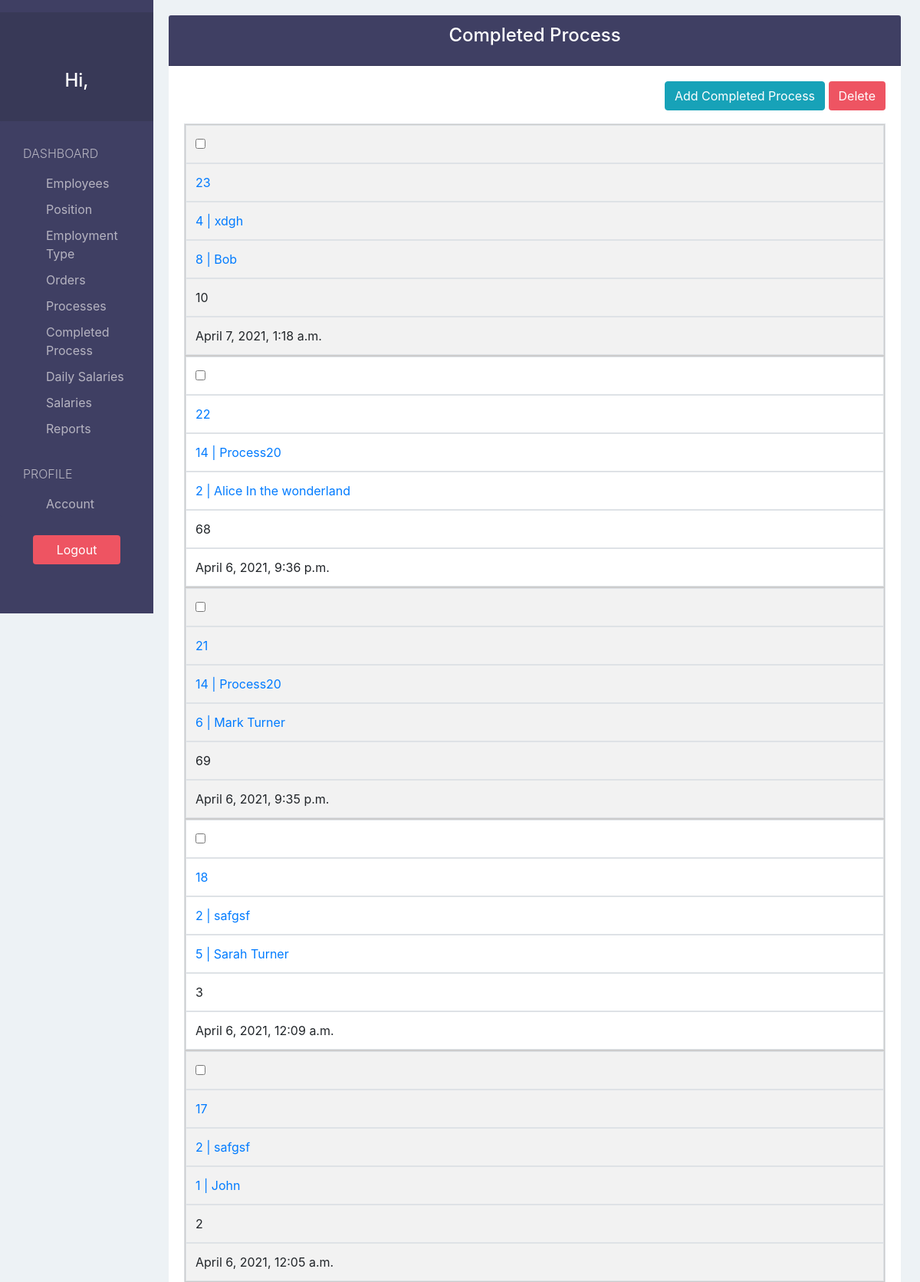
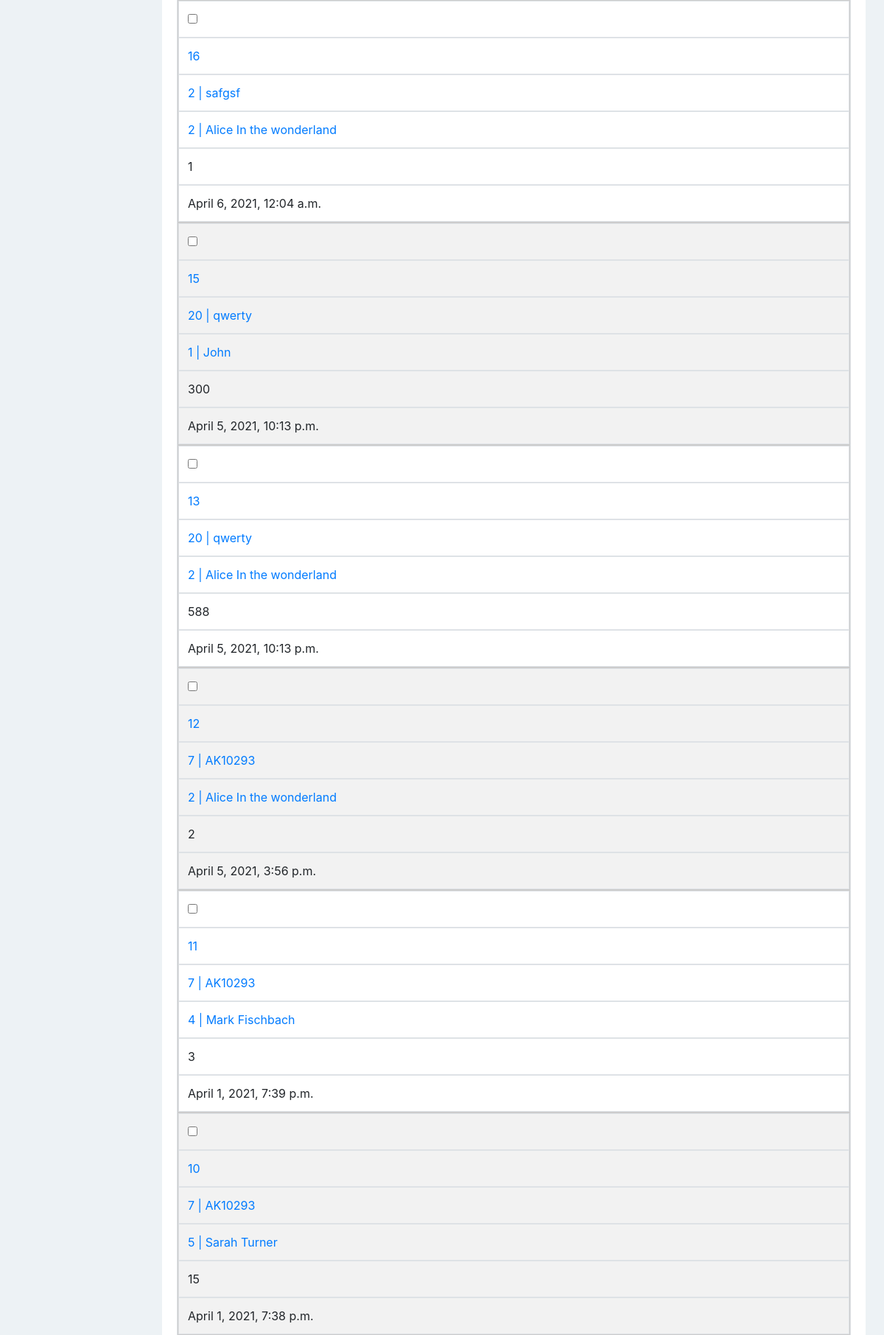
/completedProcess/ (upper part), run on the app's committed database (2 pictures, top to bottom).
### payrollApp/models.py (models this page shows, shortened)
class CompletedProcess(models.Model):
  processID     = models.ForeignKey('Process', default=None, null=True, on_delete=models.SET_DEFAULT)
  employeeID    = models.ForeignKey('Employee', default=None, null=True, on_delete=models.SET_DEFAULT)
  quantity      = models.PositiveIntegerField(validators=[MinValueValidator(1, message="Quantity can't be less than 1")])
  dateRecorded  = models.DateTimeField(auto_now_add=True)

class Process(models.Model):
  orderID     = models.ForeignKey('Order', default=None, null=True, on_delete=models.SET_DEFAULT)
  name        = models.CharField(max_length=200)
  price       = models.DecimalField(decimal_places=2, max_digits=100, validators=[MinValueValidator(0, message="Price can't be less than 0")])
  quantity    = models.PositiveIntegerField()
  description = models.TextField(blank=True, null=True)
  def __str__(self):
    return str(self.id)+" | "+self.name

class Employee(models.Model):
  firstName      = models.CharField(max_length=30)
  lastName       = models.CharField(max_length=30, blank=True, null=True)
  phoneNumber    = models.CharField(max_length=15, blank=True, null=True)
  email          = models.CharField(max_length=100, blank=True, null=True)
  address        = models.CharField(max_length=200, blank=True, null=True)
  positionID     = models.ForeignKey('Position', default=None, null=True, on_delete=models.SET_DEFAULT, blank=True)
  employmentTypeID = models.ForeignKey('EmploymentType', default=None, null=True, on_delete=models.SET_DEFAULT, blank=True)
  hireDate       = models.DateTimeField(auto_now_add=True)
  terminationDate= models.DateTimeField(blank=True, null=True)
  notes          = models.TextField(blank=True, null=True)
  def __str__(self):
    if self.lastName:
      return str(self.id)+" | "+self.firstName.capitalize()+" "+self.lastName.capitalize()
    else:
      return str(self.id)+" | "+self.firstName.capitalize()

### payrollApp/views.py (the view)
# urls.py: path('completedProcess/', views.completedProcess_view, name="completedProcess"),
def completedProcess_view(request):
  completedProcesses = CompletedProcess.objects.all().order_by('-id')
  flag   = True
  if not completedProcesses:
    flag=False
  processes = Process.objects.exists()
  processFlag=True
  if not processes:
    processFlag=False
  context = {
    'completedProcesses':completedProcesses,
    'processFlag':processFlag,
    'flags':flag,
  }
  return render(request, "completedProcess/completedProcess.html", context)

### payrollApp/templatetags/customtags.py (called while the page is built)
@register.filter(name='getID')
def getID(value):
  if value != str('None'):
    return int(value.split("|")[0])
  else:
    return 'None'

### payrollApp/templates/completedProcess/completedProcess.html (shortened to what this page needs)
{% extends 'view_base.html' %}
{% load static %}
{% load customtags %}
{% load humanize %}
{% block viewTitle %}Completed Process{% endblock %}
{% block addBtn %}
  {% if processFlag %}
    <a href="{% url 'create-completedProcess' %}?next={{ request.path }}" class="btn btn-info">Add Completed Process</a>
  {% else %}
    <a href="{% url 'create-process' %}" class="btn btn-info">Add Process</a>
  {% endif %}
{% endblock %}
{% block columns %}
  {% if flags %}
    {% block form %}
      <form action="{% url 'delete-completedProcess'%}?next={{ request.path }}" method="POST">{% csrf_token %}
    {% endblock %}
  {% endif %}
{% endblock %}
{% block tbodyContent %}
  {% if not flags %}
  <h3>No Completed Process</h3>
  {% else %}
    {% for completedProcess in completedProcesses %}
      <tr>
        <td><input type="checkbox" name="selected" value="{{ completedProcess.id }}"></td>
        <td scope="row"><a href="{% url 'edit-completedProcess' completedProcess.id %}?next={{ request.path }}">{{ completedProcess.id }}</a></td>
        <td><a href="{% url 'completedProcess-of-process' completedProcess.processID|escape|getID %}">{{ completedProcess.processID }}</a></td>
        <td><a href="{% url 'completedProcess-of-employee' completedProcess.employeeID|escape|getID %}">{{ completedProcess.employeeID }}</a></td>
        <td>{{ completedProcess.quantity|intcomma }}</td>
        <td>{{ completedProcess.dateRecorded  }}</td>
      </tr>
    {% endfor %}
  {% endif %}
{% endblock %}

### payrollApp/static/css/style.css (style rules this page uses)
body { padding-top: 20px; background-color: #EDF2F5; overflow: auto; }

### payrollApp/static/css/tableStyle.css (style rules this page uses)
@media only screen and (max-width: 760px),
(min-device-width: 768px) and (max-device-width: 1024px) { table, thead, tbody, th, td, tr { display: block; } }
@media only screen and (max-width: 760px),
(min-device-width: 768px) and (max-device-width: 1024px) { tr { border: 1px solid #ccc; } }
@media only screen and (max-width: 760px),
(min-device-width: 768px) and (max-device-width: 1024px) { td { border: none; border-bottom: 1px solid #eee; position: relative; padding-left: 50%; } }
@media only screen and (max-width: 760px),
(min-device-width: 768px) and (max-device-width: 1024px) { td:before { position: absolute; top: 6px; left: 6px; width: 45%; padding-right: 10px; white-space: nowrap; } }

### data on the page
CompletedProcess: id "23", processID "4 | xdgh", employeeID "8 | Bob", quantity "10", dateRecorded "April 7, 2021, 1:18 a.m."
CompletedProcess: id "22", processID "14 | Process20", employeeID "2 | Alice In the wonderland", quantity "68", dateRecorded "April 6, 2021, 9:36 p.m."
CompletedProcess: id "21", processID "14 | Process20", employeeID "6 | Mark Turner", quantity "69", dateRecorded "April 6, 2021, 9:35 p.m."
CompletedProcess: id "18", processID "2 | safgsf", employeeID "5 | Sarah Turner", quantity "3", dateRecorded "April 6, 2021, 12:09 a.m."
CompletedProcess: id "17", processID "2 | safgsf", employeeID "1 | John", quantity "2", dateRecorded "April 6, 2021, 12:05 a.m."
CompletedProcess: id "16", processID "2 | safgsf", employeeID "2 | Alice In the wonderland", quantity "1", dateRecorded "April 6, 2021, 12:04 a.m."
CompletedProcess: id "15", processID "20 | qwerty", employeeID "1 | John", quantity "300", dateRecorded "April 5, 2021, 10:13 p.m."
CompletedProcess: id "13", processID "20 | qwerty", employeeID "2 | Alice In the wonderland", quantity "588", dateRecorded "April 5, 2021, 10:13 p.m."
CompletedProcess: id "12", processID "7 | AK10293", employeeID "2 | Alice In the wonderland", quantity "2", dateRecorded "April 5, 2021, 3:56 p.m."
CompletedProcess: id "11", processID "7 | AK10293", employeeID "4 | Mark Fischbach", quantity "3", dateRecorded "April 1, 2021, 7:39 p.m."
CompletedProcess: id "10", processID "7 | AK10293", employeeID "5 | Sarah Turner", quantity "15", dateRecorded "April 1, 2021, 7:38 p.m."
